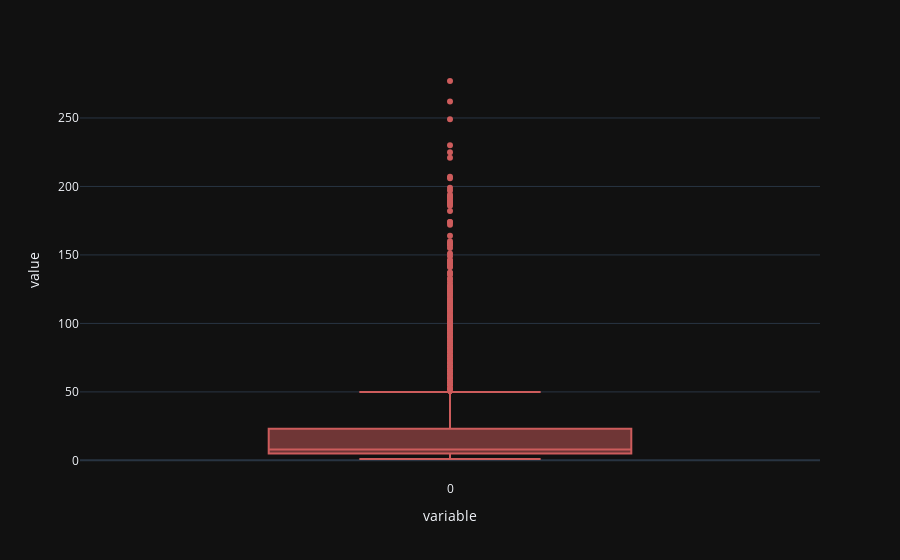

The code cell stored with this chart in its notebook:
### Code cell
fig = px.box(length, template="plotly_dark", labels=dict(x="Length of the sentences", y="Number of sentences"), color_discrete_sequence=['indianred'])

fig.show()

### Figure 1 — Plotly figure (JSON) as saved in the notebook; plotly's stock layout.template omitted (floating-point values rounded to 4 significant figures; data arrays with more than 128 entries replaced by an {"elided": "..."} marker saying what was removed)
{"data": [{"alignmentgroup": "True", "hovertemplate": "variable=%{x}<br>value=%{y}<extra></extra>", "legendgroup": "", "marker": {"color": "indianred"}, "name": "", "notched": false, "offsetgroup": "", "orientation": "v", "showlegend": false, "type": "box", "x": {"elided": "5722 str values"}, "x0": " ", "xaxis": "x", "y": {"elided": "5722 int values"}, "y0": " ", "yaxis": "y"}], "layout": {"boxmode": "group", "legend": {"tracegroupgap": 0}, "margin": {"t": 60}, "xaxis": {"anchor": "y", "domain": [0, 1], "title": {"text": "variable"}}, "yaxis": {"anchor": "x", "domain": [0, 1], "title": {"text": "value"}}}}
